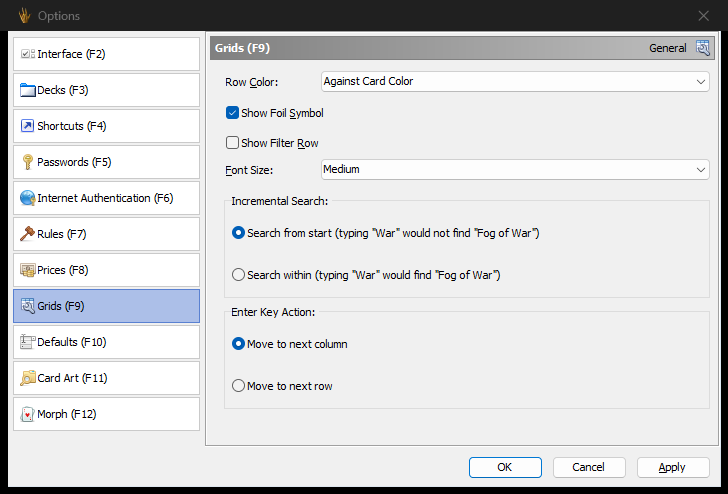
#> input picture docs/ui/looks/ref/windows-1to1/dialogs/options-08-grids@1x.png, 728 x 494 px, found by its file name
$ python lbl4.py
#> lines starting #> are read from the running program, lines starting #| are printed output that depends on the picture
### scripts/looks_ref_a/lc.py
# Reference composites and diffs for the looks sheets (group a). Run with python -I.
from PIL import Image
import os,tempfile
R=os.path.join(os.path.dirname(os.path.abspath(__file__)),'..','..','docs','ui','looks').replace(chr(92),'/')+'/'
D=R+'ref/windows/dialogs/'
M,SP,CAP=12,10,16
def origin(col,row,cw,ch):
    return (M+col*(cw+SP), M+row*(CAP+4+ch+SP)+CAP+4)
def sheet_size(n,cols,cw,ch):
    rows=(n+cols-1)//cols
    return (M*2+cols*cw+(cols-1)*SP, M*2+rows*(CAP+4+ch+SP)-SP)
def new_ref(n,cols,cw,ch,bg=(240,240,240)):
    return Image.new('RGB',sheet_size(n,cols,cw,ch),bg)
#> `ref=new_ref(13,cols,cw,ch)`: ref: PIL image 944x334 RGB; every value is 240
def place(ref,i,cols,cw,ch,src,crop,box=None):
    """crop=(x,y,w,h) of the source image; centred in cell i. returns top-left in sheet."""
#> called with i = 0, cols = 3, cw = 300, ch = 34, src = 'options-08-grids@1x.png', crop = (224, 73, 91, 17)
    im=Image.open(D+src if not os.path.isabs(src) else src).convert('RGB')
    c=im.crop((crop[0],crop[1],crop[0]+crop[2],crop[1]+crop[3]))
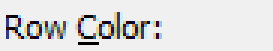
#> c: PIL image 91x17 RGB (shown 3 times larger); mean R, G, B 220.6, 220.5, 221.5
    ox,oy=origin(i%cols,i//cols,cw,ch)
    x=ox+(cw-c.width)//2; y=oy+(ch-c.height)//2
#> after `x = ox + (cw - c.width) // 2`: x = 116
#> after `y = oy + (ch - c.height) // 2`: y = 40
    ref.paste(c,(x,y))
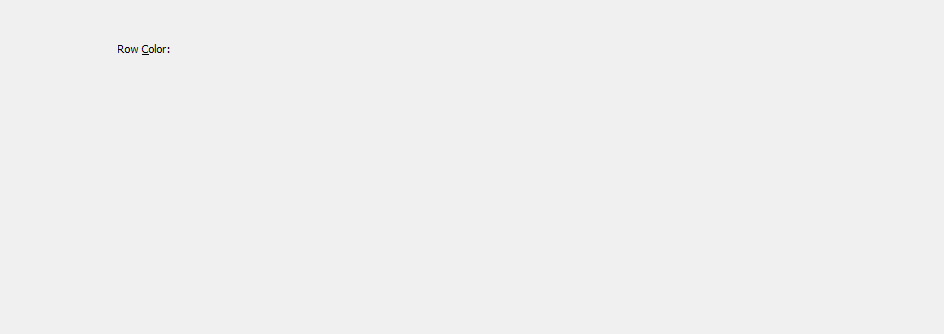
#> ref: PIL image 944x334 RGB; mean R, G, B 239.9, 239.9, 239.9
    return x,y,c.width,c.height
# [24 lines left out: functions diff, inkbox, sidebyside, not called in this run]

OUT=os.environ.get('LOOKS_TMP',tempfile.gettempdir()).replace(chr(92),'/')+'/looks_a_'

### scripts/looks_ref_a/lbl4.py
# Round 4 group a: the label sheet with the pressed link of the live state grab as cell 12 (it equals the rest crop).
import sys,os; sys.path.insert(0,os.path.dirname(os.path.abspath(__file__)))
from lc import *
cols,cw,ch=3,300,34
# cell: (src, rect)
S={0:('options-08-grids@1x.png',(224,73,91,17)),1:('search-search@1x.png',(20,47,91,17)),2:('deck-properties@1x.png',(56,34,291,20)),3:('deck-properties@1x.png',(56,55,291,17)),4:('deck-legality@1x.png',(103,451,270,17)),5:('help-about@1x.png',(19,63,202,30)),6:('help-about@1x.png',(19,89,202,22)),7:('help-about@1x.png',(16,271,205,17)),8:('help-about@1x.png',(19,294,202,17)),9:('reports-missing-set-cards@1x.png',(16,39,234,34)),12:(R+'ref/windows/states/label-link-pressed-about-support@1x.png',(16,271,205,17))}
ref=new_ref(13,cols,cw,ch)
rects={}
for i,(src,r) in S.items():
    # the cell box is centred like the holder (holder is the control box)
#> (the run stopped early here; a loop or call above may not have finished)
